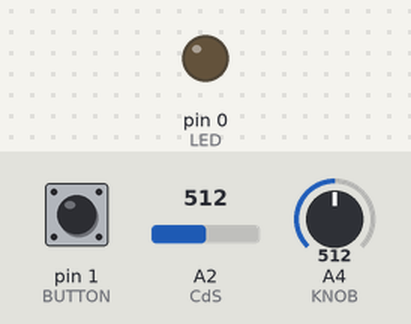
Bench run of a sketch on a simulated Arduino Uno, built with avr-gcc and run on an emulated ATmega328P. Parts: output pins drawn as LEDs (lit = HIGH). Inputs (shaded band) come from the test bench; at power-on: A2 (CdS) = 512, pin 1 (BUTTON) HIGH, A4 (KNOB) = 512. Pins used as bus, display or sensor lines are not drawn.

Above: at 1.2 s.
1.3 s: A2 (CdS) set to 160
2.8 s: A2 (CdS) set to 143
At 3.3 s:
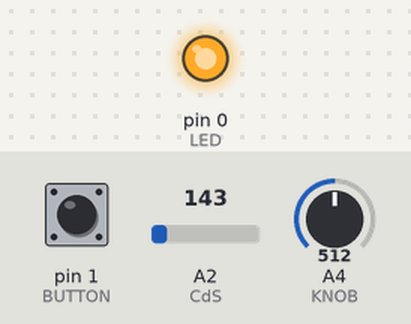
Timing chart, 0 to 39.6 s (numbered marks = the images above; inputs shaded):
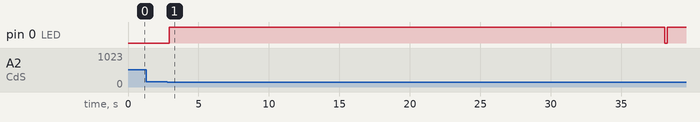

The sketch:

Super_Night_Light_Trinket.ino
```cpp
// (licence header left out)
#define CdS 2
#define BUTTON 1
#define KNOB 4
#define KNOBPOWER 3
#define LED 0

// LED Modes
#define OFF 0
#define FADINGON 1
#define ON 2
#define FADINGOFF 3

// Operation Modes
#define SHORT 0
#define LONG 1

unsigned int threshold = 150;

boolean lightSensed;

byte LEDMode;
byte LEDBrightness;
byte operationMode;
unsigned long startTime;
unsigned long endTime;

void setup() {
  pinMode(BUTTON, INPUT_PULLUP);
  pinMode(CdS, INPUT);
  pinMode(KNOBPOWER, OUTPUT);
  pinMode(KNOB, INPUT);
  pinMode(LED, OUTPUT);

  digitalWrite(KNOBPOWER, HIGH);
  digitalWrite(LED, LOW);

  LEDMode = OFF;
  LEDBrightness = 0;
  startTime = 0;
  endTime = 0;
}

void manualControl() {

}

void loop() {
  if (digitalRead(BUTTON) == LOW) {
    manualControl();
  }

  lightSensed = (analogRead(CdS) >= threshold);

  switch (LEDMode) {
    case OFF:
      if (!lightSensed) {
        LEDMode = FADINGON;
      }
      break;
    case FADINGON:
      if (lightSensed) {
        LEDMode = OFF;
        LEDBrightness = 0;
      } else {
        LEDBrightness++;
        if (LEDBrightness == 255) {
          LEDMode = ON;
          startTime = millis();
        }
        analogWrite(LED, LEDBrightness);
        delay(1);
      }
      break;
    case ON:
      // See if you can reset the MCU timer so that the 10 day rollover bug never happens
      endTime = startTime + (map(analogRead(KNOB),0 ,1024 , 10, 60) * 1000);
      if ((long)(millis() - endTime) >= 0) {
        LEDMode = FADINGOFF;
      }
      break;
    case FADINGOFF:
      if (lightSensed) {
        LEDMode = OFF;
        LEDBrightness = 0;
      } else {
        LEDBrightness--;
        if (LEDBrightness == 0) {
          LEDMode = OFF;
        }
      }
      analogWrite(LED, LEDBrightness);
      break;
  }
}
```

Measured:
- the behaviour switches between 150 and 149 on A2 (CdS) (found by bisection; images 0 and 1)
- after the input at 1.3 s, every drawn part: stays the same
- after the input at 2.8 s, pin 0 (LED): LOW → HIGH after 0.14 s, → LOW 35.2 s later, → HIGH 0.16 s later
